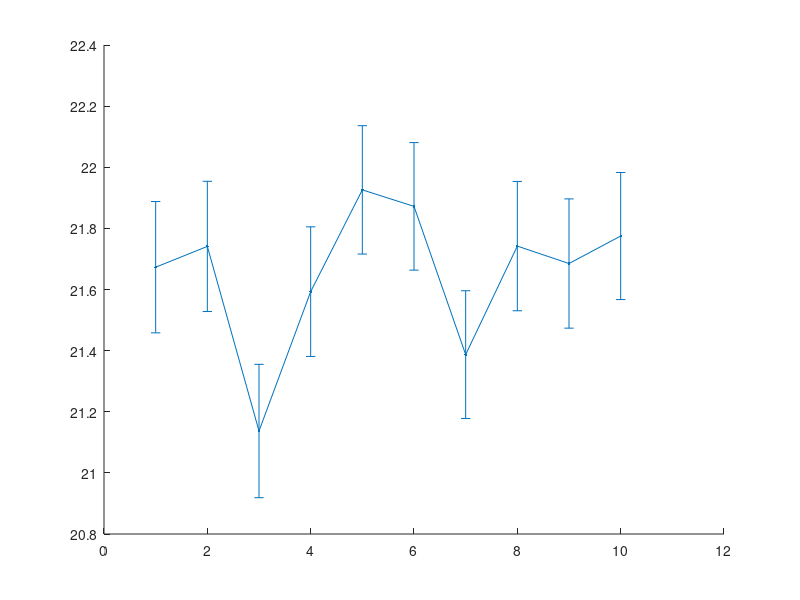

Source code (MATLAB): (Note: this script raises an error after producing the figure.)
%% Plot results from Exp1 for the random initialization for 1 and n
%% outpouts
% in the same figure are plotted both experimnets
% Created:      11 Oct 2010
% Modified at:  13 Oct 2010
% Author:       Carlos Torres and Victor Landassuri 
%

%% script
clear
clc

path1 = pwd;

cd('resExp1');
res1 = load('resExp1.mat');
res2 = load('resExp1manyOut.mat');
% Setup this ::::::::::::: use std or stdError
useStde = 1;

% transpose of each variable
res1.conn = res1.conn';
res1.March = res1.March';
res1.contnoNodes = res1.contnoNodes';
res1.contnoInputs = res1.contnoInputs';
res1.noNodes = res1.noNodes';
% isolated nodes from outputs and inputs are put towether
res1.contnoNodes = res1.contnoNodes + res1.contnoInputs; 


res2.conn = res2.conn';
res2.March = res2.March';
res2.contnoNodes = res2.contnoNodes';
res2.contnoInputs = res2.contnoInputs';
res2.noNodes = res2.noNodes';
% isolated nodes from outputs and inputs are put towether
res2.contnoNodes = res2.contnoNodes + res2.contnoInputs; 

% any var has the number of repetitions
repetitions = size(res1.conn,1);

%% Obtain mean std from all var
% Connections
mCon = mean(res1.conn);
stdCon = std(res1.conn);
stdeCon = stdCon./sqrt(repetitions);
% minCon = min(res1.conn);
% maxCon = max(res1.conn);

% March
mMarch = mean(res1.March);
stdMarch = std(res1.March);
stdeMarch = stdMarch./sqrt(repetitions);

% isolated nodes from both inputs and outpus
mNoNodes = mean(res1.contnoNodes);
stdNoNodes = std(res1.contnoNodes);
stdeNoNodes = stdNoNodes./sqrt(repetitions);

% isolated nodes form inputs
% mNoInputs = mean(res1.contnoInputs);
% stdNoInputs = std(res1.contnoInputs);

% number of nodes
mNodes = mean(res1.noNodes);
stdNodes = std(res1.noNodes);
stdeNodes = stdNodes./sqrt(repetitions);





% for the networks with many outputs
% Connections
mCon2 = mean(res2.conn);
stdCon2 = std(res2.conn);
stdeCon2 = stdCon2./sqrt(repetitions);

% March
mMarch2 = mean(res2.March);
stdMarch2 = std(res2.March);
stdeMarch2 = stdMarch2./sqrt(repetitions);

% isolated nodes from both inputs and outpus
mNoNodes2 = mean(res2.contnoNodes);
stdNoNodes2 = std(res2.contnoNodes);
stdeNoNodes2 = stdNoNodes2./sqrt(repetitions);

% isolated nodes form inputs
% mNoInputs2 = mean(res2.contnoInputs);
% stdNoInputs2 = std(res2.contnoInputs);

% number of nodes
mNodes2 = mean(res2.noNodes);
stdNodes2 = std(res2.noNodes);
stdeNodes2 = stdNodes2./sqrt(repetitions);




%% Plot the results

xname = 'Probability';
gcaFotnSize = 12;           % size for the tick and legend
xylabeSize = 14;               % x and y labes size
xtick = 0:2:10;
xticks = {'','0.2', '0.4', '0.6', '0.8', '1'};



% Error bar: av Nodes & av isolated nodes

clf
if useStde == 0
    h = errorbar(mNodes2,stdNodes2,'.-','LineWidth',1);
    hold all
    h = errorbar(mNoNodes,stdNoNodes,'o--','LineWidth',1);
    %h = errorbar(mNoInputs,stdNoInputs,'.--','LineWidth',1);
    
    % now the networks with many conenctions
    %h = errorbar(mNodes2,stdNodes2,':o','LineWidth',1);
    h = errorbar(mNoNodes2,stdNoNodes2,'*:','LineWidth',1);
    %h = errorbar(mNoInputs2,stdNoInputs2,':x','LineWidth',1);
else
    % It means use standar error
    h = errorbar(mNodes2,stdeNodes2,'.-','LineWidth',1);
    hold all
    h = errorbar(mNoNodes,stdeNoNodes,'o--','LineWidth',1);
        
    % now the networks with many conenctions
    h = errorbar(mNoNodes2,stdeNoNodes2,'*:','LineWidth',1);
end

% lables, ...

set(gca,'XTick',xtick,'XTickLabel',xticks, 'fontsize',gcaFotnSize);
   
legend('n outpus: Av. number of nodes', '1 outpu: Av. isolated nodes',...
    'n outpus: Av. isolated nodes' );
xlabel('Percentage of initialization','FontSize',12);
ylabel('Average','FontSize',12);
title('Comparison for different percentage of initializaton','FontSize',16);

saveas(h,'Exp1BOTHNodesVSnonConNodes.fig')
% ------------------------------------------------------------------------%

% Av number of connections
clf
if useStde == 0
    h = errorbar(mCon,stdCon,'-','LineWidth',1);
    hold all
    h = errorbar(mCon2,stdCon2,'--','LineWidth',1);
else
    % use stde
    h = errorbar(mCon,stdeCon,'-','LineWidth',1);
    hold all
    h = errorbar(mCon2,stdeCon2,'--','LineWidth',1);
end

% lables, ...
set(gca,'XTick',xtick,'XTickLabel',xticks, 'fontsize',gcaFotnSize);
   
legend('1 output','n outputs')
xlabel('Percentage of initialization','FontSize',12);
ylabel('Average number of connections','FontSize',12);
title('Average number of connections','FontSize',16);

    
saveas(h,'Exp1BOTHAvNumConn.fig')
% ------------------------------------------------------------------------%



% Av modularity
clf
if useStde == 0
    h = errorbar(mMarch,stdMarch,'-','LineWidth',1);
    hold all
    h = errorbar(mMarch2,stdMarch2,'--','LineWidth',1);
else
    % use stde
    h = errorbar(mMarch,stdeMarch,'-','LineWidth',1);
    hold all
    h = errorbar(mMarch2,stdeMarch2,'--','LineWidth',1);
end
% lables, ...
set(gca,'XTick',xtick,'XTickLabel',xticks, 'fontsize',gcaFotnSize);
legend('1 output','n outputs')
xlabel('Percentage of initialization','FontSize',12);
ylabel('Average Modularity M^{(arch.)}','FontSize',12);
%title('Average March','FontSize',16);
%title('$\\displaylstyle\\frac{A-A(-1)}{Y}$','interpreter','latex')
title('Average M^{(arch.)}','FontSize',16)
saveas(h,'Exp1BOTHAvMarch.fig')
% ------------------------------------------------------------------------%







%% Plot Av connection and AV modularity in the same figure with subplot




% Av modularity

clf
h = subplot(1,2,1);
if useStde == 0
    h = errorbar(mMarch,stdMarch,'o-','LineWidth',1);
    hold all
    h = errorbar(mMarch2,stdMarch2,'*--','LineWidth',1);
else
    h = errorbar(mMarch,stdeMarch,'o-','LineWidth',1);
    hold all
    h = errorbar(mMarch2,stdeMarch2,'*--','LineWidth',1);
end
% lables, ...
set(gca,'XTick',xtick,'XTickLabel',xticks, 'fontsize',gcaFotnSize);
   legend('1 output','n outputs')
xlabel(xname,'FontSize',xylabeSize);
ylabel('Average Modularity M^{(arch.)}','FontSize',xylabeSize);
%title('Average March','FontSize',16);
%title('$\\displaylstyle\\frac{A-A(-1)}{Y}$','interpreter','latex')
%title('Average M^{(arch.)}','FontSize',16)
axis([0.5 11 -0.16 0.21])

% Av number of connections
h = subplot(1,2,2);
if useStde == 0
    h = errorbar(mCon,stdCon,'o-','LineWidth',1);
    hold all
    h = errorbar(mCon2,stdCon2,'*--','LineWidth',1);
else
    h = errorbar(mCon,stdeCon,'o-','LineWidth',1);
    hold all
    h = errorbar(mCon2,stdeCon2,'*--','LineWidth',1);
end
% lables, ...
set(gca,'XTick',xtick,'XTickLabel',xticks, 'fontsize',gcaFotnSize);
   
legend('1 output','n outputs')
xlabel(xname,'FontSize',xylabeSize);
ylabel('Average number of connections','FontSize',xylabeSize);
%title('Average number of connections','FontSize',16);
axis([0.5 11 -1 390])

saveas(h,'Exp1AvConnAvModBOTH.fig')
% ------------------------------------------------------------------------%





% last method







%% Here aI plot the three figues in the same, so all are in a line


% Error bar: av Nodes & av isolated nodes

clf
h = subplot(1,3,1);
if useStde == 0
    
    h = errorbar(mNodes2,stdNodes2,'.-','LineWidth',1);
    hold all
    h = errorbar(mNoNodes,stdNoNodes,'o--','LineWidth',1);
    %h = errorbar(mNoInputs,stdNoInputs,'.--','LineWidth',1);
    
    % now the networks with many conenctions
    %h = errorbar(mNodes2,stdNodes2,':o','LineWidth',1);
    h = errorbar(mNoNodes2,stdNoNodes2,'*:','LineWidth',1);
    %h = errorbar(mNoInputs2,stdNoInputs2,':x','LineWidth',1);
else
    
    h = errorbar(mNodes2,stdeNodes2,'.-','LineWidth',1);
    hold all
    h = errorbar(mNoNodes,stdeNoNodes,'o--','LineWidth',1);
    
    h = errorbar(mNoNodes2,stdeNoNodes2,'*:','LineWidth',1);
end
% lables, ...

set(gca,'XTick',xtick,'XTickLabel',xticks, 'fontsize',gcaFotnSize);

   
legend('n outpus: Av. number of nodes', '1 outpu: Av. isolated nodes',...
    'n outpus: Av. isolated nodes' );
xlabel(xname,'FontSize',xylabeSize);
ylabel('Average','FontSize',xylabeSize);
%title('Comparison for different percentage of initializaton','FontSize',16);


% Av modularity


h = subplot(1,3,2);
if useStde == 0
    h = errorbar(mMarch,stdMarch,'o-','LineWidth',1);
    hold all
    h = errorbar(mMarch2,stdMarch2,'*--','LineWidth',1);
else
    % standard error
    h = errorbar(mMarch,stdeMarch,'o-','LineWidth',1);
    hold all
    h = errorbar(mMarch2,stdeMarch2,'*--','LineWidth',1);
end

% lables, ...
set(gca,'XTick',xtick,'XTickLabel',xticks, 'fontsize',gcaFotnSize);
   legend('1 output','n outputs')
xlabel(xname,'FontSize',xylabeSize);
ylabel('Average Modularity M^{(arch.)}','FontSize',xylabeSize);
%title('Average March','FontSize',16);
%title('$\\displaylstyle\\frac{A-A(-1)}{Y}$','interpreter','latex')
%title('Average M^{(arch.)}','FontSize',16)
axis([0.5 11 -0.16 0.21])

% Av number of connections
h = subplot(1,3,3)
if useStde == 0
    h = errorbar(mCon,stdCon,'o-g','LineWidth',1);
    hold all
    h = errorbar(mCon2,stdCon2,'*--r','LineWidth',1);
else
    % std error
    h = errorbar(mCon,stdeCon,'o-g','LineWidth',1);
    hold all
    h = errorbar(mCon2,stdeCon2,'*--r','LineWidth',1);
end

% lables, ...
set(gca,'XTick',xtick,'XTickLabel',xticks, 'fontsize',gcaFotnSize);
   
legend('1 output','n outputs')
xlabel(xname,'FontSize',xylabeSize);
ylabel('Average number of connections','FontSize',xylabeSize);
%title('Average number of connections','FontSize',16);
axis([0.5 11 -1 390])

saveas(h,'Exp1ALL.fig')
% ------------------------------------------------------------------------%



